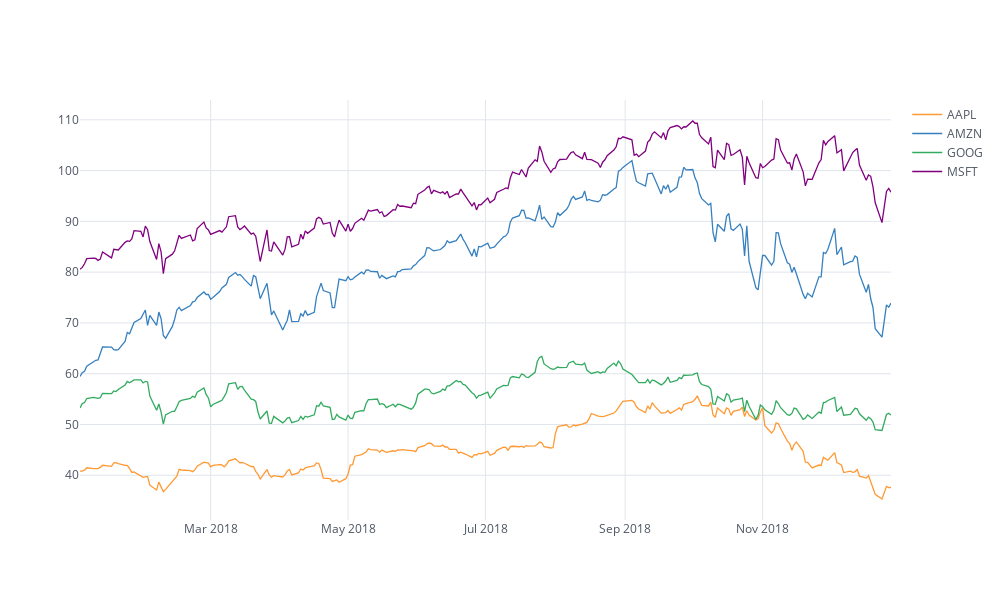

Here is the notebook cell this chart was saved with:
### Code cell
# Plot price history for 
df.iplot(kind='line')

### Figure 1 — Plotly figure (JSON) as saved in the notebook; plotly's stock layout.template omitted (floating-point values rounded to 4 significant figures; data arrays with more than 128 entries replaced by an {"elided": "..."} marker saying what was removed)
{"data": [{"line": {"color": "rgba(255, 153, 51, 1.0)", "dash": "solid", "shape": "linear", "width": 1.3}, "mode": "lines", "name": "AAPL", "text": "", "type": "scatter", "x": {"elided": "250 str values"}, "y": {"elided": "250 float values"}}, {"line": {"color": "rgba(55, 128, 191, 1.0)", "dash": "solid", "shape": "linear", "width": 1.3}, "mode": "lines", "name": "AMZN", "text": "", "type": "scatter", "x": {"elided": "250 str values"}, "y": {"elided": "250 float values"}}, {"line": {"color": "rgba(50, 171, 96, 1.0)", "dash": "solid", "shape": "linear", "width": 1.3}, "mode": "lines", "name": "GOOG", "text": "", "type": "scatter", "x": {"elided": "250 str values"}, "y": {"elided": "250 float values"}}, {"line": {"color": "rgba(128, 0, 128, 1.0)", "dash": "solid", "shape": "linear", "width": 1.3}, "mode": "lines", "name": "MSFT", "text": "", "type": "scatter", "x": {"elided": "250 str values"}, "y": {"elided": "250 float values"}}], "layout": {"height": 600, "legend": {"bgcolor": "#FFFFFF", "font": {"color": "#4D5663"}}, "paper_bgcolor": "#FFFFFF", "plot_bgcolor": "#FFFFFF", "title": {"font": {"color": "#4D5663"}}, "width": 1000, "xaxis": {"gridcolor": "#E1E5ED", "showgrid": true, "tickfont": {"color": "#4D5663"}, "title": {"font": {"color": "#4D5663"}, "text": ""}, "zerolinecolor": "#E1E5ED"}, "yaxis": {"gridcolor": "#E1E5ED", "showgrid": true, "tickfont": {"color": "#4D5663"}, "title": {"font": {"color": "#4D5663"}, "text": ""}, "zerolinecolor": "#E1E5ED"}}}
